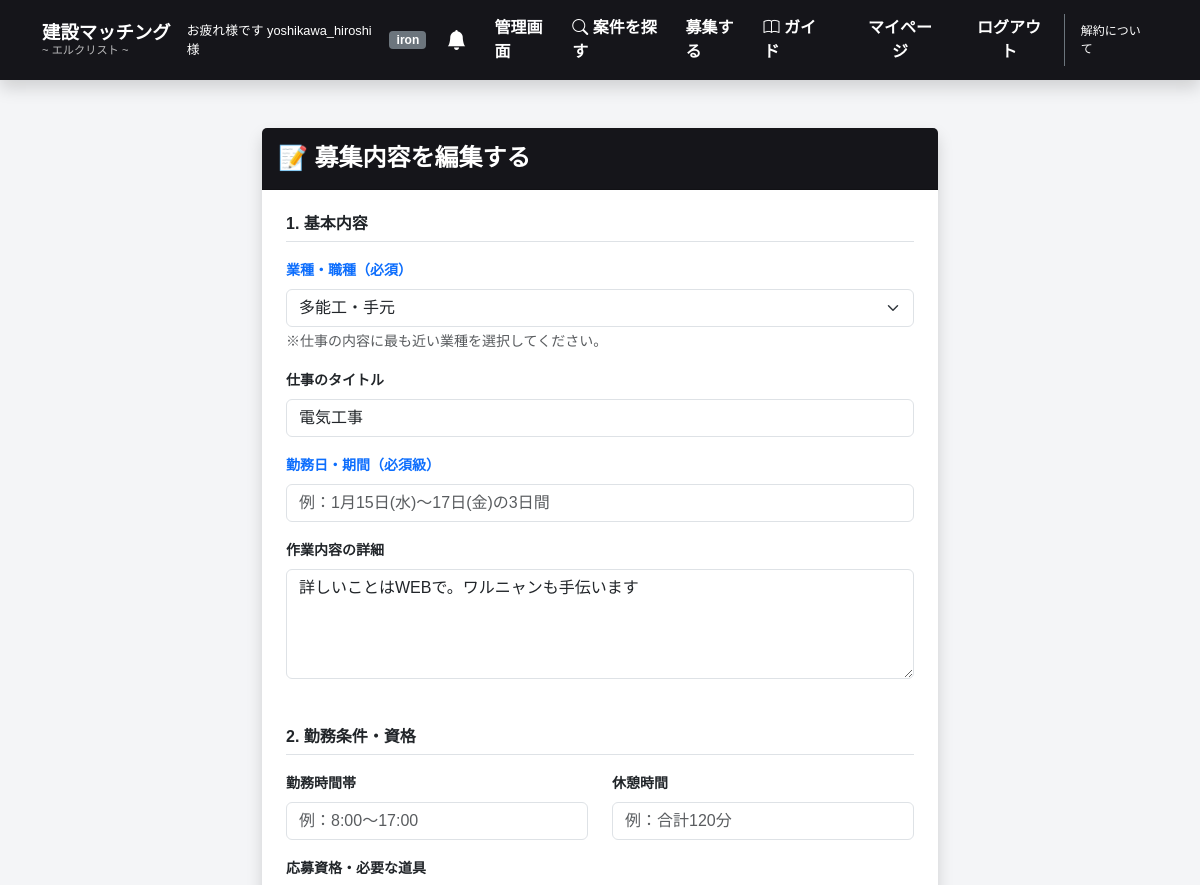
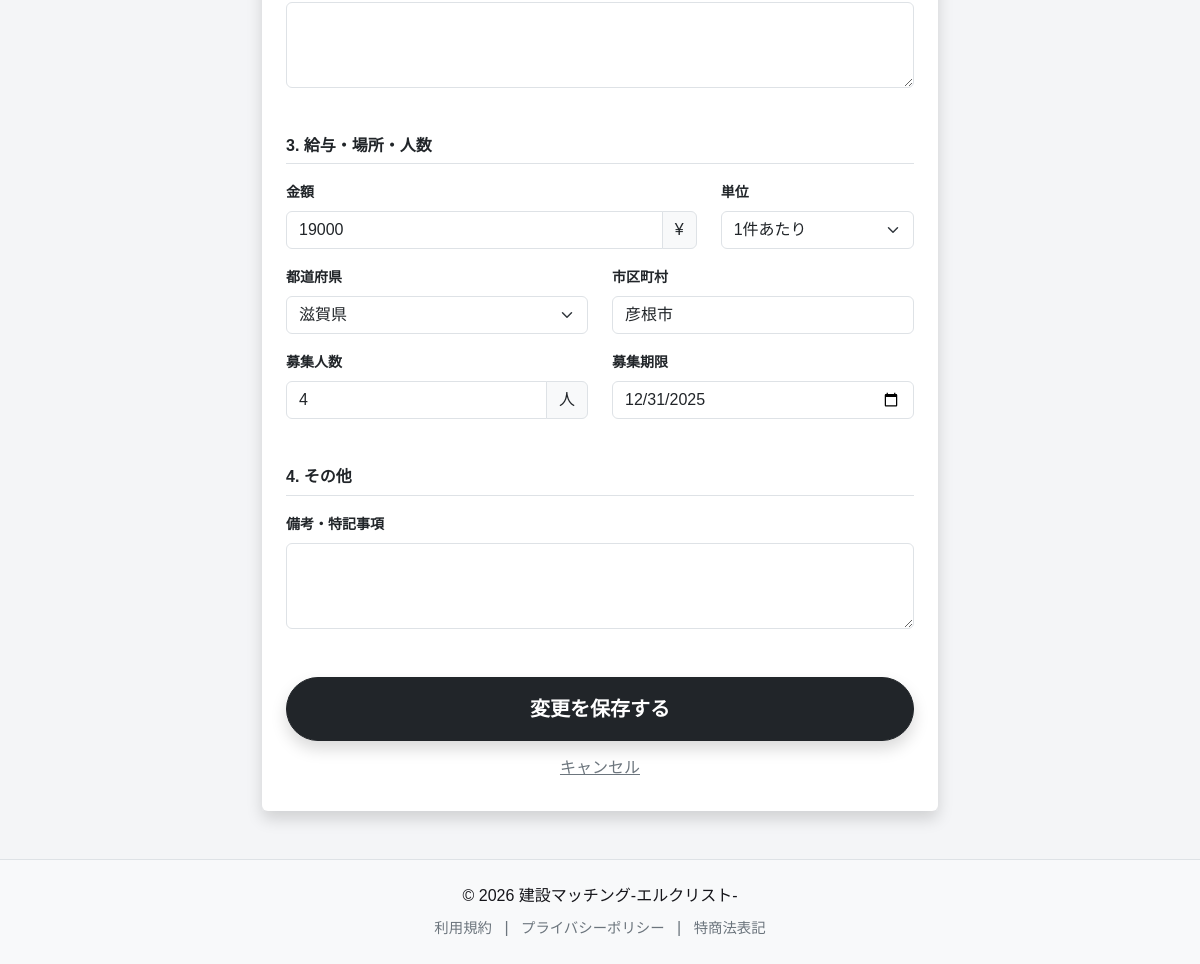
The app's page /job/1/edit/ (signed in) with its own data (2 pictures, top to bottom).
### accounts/models.py (models this page shows, shortened)
class Profile(models.Model):
    RANK_CHOICES = [
        ('iron', 'iron'),
        ('bronze', 'bronze'),
        ('silver', 'silver'),
        ('gold', 'gold'),
        ('platinum', 'platinum'),
    ]
    user = models.OneToOneField(User, on_delete=models.CASCADE, related_name='profile')
    position = models.CharField(max_length=100, blank=True, null=True, verbose_name="役職・部署")
    rank = models.CharField(max_length=20, choices=RANK_CHOICES, default='iron')
    is_verified = models.BooleanField(default=False, verbose_name="本人確認済み")
    company_name = models.CharField(max_length=100, blank=True, verbose_name="屋号・会社名")
    location = models.CharField(max_length=100, blank=True, choices=PREFECTURES, verbose_name="所在地")
    bio = models.TextField(blank=True, verbose_name="自己紹介")
    avatar = models.ImageField(upload_to='avatars/', blank=True, null=True, verbose_name="アバター画像")
    image = models.ImageField(upload_to='profile_images/', blank=True, null=True, verbose_name="旧プロフィール画像")
    id_card_image = models.ImageField(upload_to='id_cards/', blank=True, null=True, verbose_name="本人確認書類")
    experience_years = models.IntegerField(default=0, verbose_name="経験年数")
    qualifications = models.CharField(max_length=255, blank=True, null=True, verbose_name="保有資格")
    skills = models.CharField(max_length=255, blank=True, null=True, verbose_name="得意な工事・スキル")
    invoice_num = models.CharField(max_length=50, blank=True, null=True, verbose_name="インボイス登録番号")
    stripe_customer_id = models.CharField(max_length=100, blank=True, null=True)
    stripe_subscription_id = models.CharField(max_length=100, blank=True, null=True)
    created_at = models.DateTimeField(auto_now_add=True)
    updated_at = models.DateTimeField(auto_now=True)
    @property
    def display_rank(self):
        if self.is_verified and self.rank == 'iron':
            return 'bronze'
        return self.rank
    @property
    def unread_notifications_count(self):
        return self.user.notifications.filter(is_read=False).count()

### jobs/models.py (models this page shows, shortened)
class Job(models.Model):
    title = models.CharField(max_length=100, verbose_name="仕事のタイトル")
    category = models.CharField(
        max_length=50,
        choices=JOB_CATEGORIES,
        default='general',
        verbose_name='業種・職種'
    )
    work_date = models.CharField(max_length=100, blank=True, verbose_name="勤務日・期間")
    description = models.TextField(verbose_name="作業内容の詳細")
    working_hours = models.CharField(max_length=100, blank=True, verbose_name="勤務時間帯")
    break_time = models.CharField(max_length=100, blank=True, verbose_name="休憩時間")
    qualifications = models.TextField(blank=True, verbose_name="応募資格・必要な道具など")
    notes = models.TextField(blank=True, verbose_name="備考（男女・年齢不問、特記事項など）")
    price = models.IntegerField(verbose_name="金額")
    UNIT_CHOICES = [('日', '日給'), ('時', '時給'), ('件', '1件あたり')]
    unit = models.CharField(max_length=10, choices=UNIT_CHOICES, default='日', verbose_name="単位")
    prefecture = models.CharField(max_length=10, choices=PREFECTURES, default='徳島県', verbose_name="都道府県")
    city = models.CharField(max_length=50, blank=True, default='', verbose_name="市区町村")
    created_at = models.DateTimeField(auto_now_add=True)
    updated_at = models.DateTimeField(auto_now=True)
    deadline = models.DateTimeField(null=True, blank=True, verbose_name="募集期限")
    created_by = models.ForeignKey(User, on_delete=models.CASCADE)
    is_closed = models.BooleanField(default=False, verbose_name="募集終了")
    headcount = models.IntegerField(default=1, verbose_name="募集人数")

### jobs/views.py (the view)
# urls.py: path('job/<int:job_id>/edit/', views.edit_job, name='edit_job'),
@login_required
def edit_job(request, job_id):
    job = get_object_or_404(Job, pk=job_id)
    if job.created_by != request.user:
        return redirect('home')
    if request.method == 'POST':
        form = JobForm(request.POST, instance=job)
        if form.is_valid():
            form.save()
            return redirect('job_detail', job_id=job.id)
    else:
        form = JobForm(instance=job)
    return render(request, 'jobs/create_job.html', {'form': form, 'is_edit': True})

### jobs/context_processors.py (called while the page is built)
def pending_verification_count(request):
    if request.user.is_authenticated and request.user.is_staff:
        count = Profile.objects.filter(
            id_card_image__isnull=False,
            is_verified=False
        ).exclude(id_card_image='').count()
        return {'pending_count': count}
    return {'pending_count': 0}

### jobs/templates/jobs/create_job.html (shortened to what this page needs)
{% extends 'base.html' %}
{% load static %}
{% block content %}
<div class="container mt-5" style="max-width: 700px;">
  <div class="card shadow border-0 mb-5">
    <div class="card-header text-white py-3" style="background-color: #15151a;">
      <h4 class="mb-0 fw-bold">
        {% if is_edit %}📝 募集内容を編集する{% else %}🔨 新しい仕事を募集する{% endif %}
      </h4>
    </div>
    <div class="card-body p-4 bg-light bg-opacity-10">
      <form method="post" enctype="multipart/form-data">
        <div class="mb-5">
          <h6 class="fw-bold text-sumi border-bottom pb-2 mb-3">1. 基本内容</h6>
          <div class="mb-3">
            <label class="form-label fw-bold small text-primary">{{ form.category.label }}（必須）</label>
            {{ form.category }}
            <div class="form-text small">※仕事の内容に最も近い業種を選択してください。</div>
          </div>
          <div class="mb-3">
            <label class="form-label fw-bold small">{{ form.title.label }}</label>
            {{ form.title }}
          </div>
          <div class="mb-3">
            <label class="form-label fw-bold small text-primary">{{ form.work_date.label }}（必須級）</label>
            {{ form.work_date }}
          </div>
          <div class="mb-3">
            <label class="form-label fw-bold small">{{ form.description.label }}</label>
            {{ form.description }}
          </div>
        </div>
        <div class="mb-5">
          <h6 class="fw-bold text-sumi border-bottom pb-2 mb-3">2. 勤務条件・資格</h6>
          <div class="row mb-3">
            <div class="col-md-6"><label class="form-label fw-bold small">{{ form.working_hours.label }}</label>{{ form.working_hours }}</div>
            <div class="col-md-6"><label class="form-label fw-bold small">{{ form.break_time.label }}</label>{{ form.break_time }}</div>
          </div>
          <div class="mb-3"><label class="form-label fw-bold small">{{ form.qualifications.label }}</label>{{ form.qualifications }}</div>
        </div>
        <div class="mb-5">
          <h6 class="fw-bold text-sumi border-bottom pb-2 mb-3">3. 給与・場所・人数</h6>
          <div class="row mb-3">
            <div class="col-8"><label class="form-label fw-bold small">{{ form.price.label }}</label><div class="input-group">{{ form.price }}<span class="input-group-text">¥</span></div></div>
            <div class="col-4"><label class="form-label fw-bold small">{{ form.unit.label }}</label>{{ form.unit }}</div>
          </div>
          <div class="row mb-3">
            <div class="col-6"><label class="form-label fw-bold small">{{ form.prefecture.label }}</label>{{ form.prefecture }}</div>
            <div class="col-6"><label class="form-label fw-bold small">{{ form.city.label }}</label>{{ form.city }}</div>
          </div>
          <div class="row mb-3">
            <div class="col-6"><label class="form-label fw-bold small">{{ form.headcount.label }}</label><div class="input-group">{{ form.headcount }}<span class="input-group-text">人</span></div></div>
            <div class="col-6"><label class="form-label fw-bold small">{{ form.deadline.label }}</label>{{ form.deadline }}</div>
          </div>
        </div>
        <div class="mb-5">
          <h6 class="fw-bold text-sumi border-bottom pb-2 mb-3">4. その他</h6>
          <div class="mb-3"><label class="form-label fw-bold small">{{ form.notes.label }}</label>{{ form.notes }}</div>
        </div>
        <div class="d-grid gap-2 mt-5">
          <button type="submit" class="btn btn-lg btn-dark fw-bold shadow rounded-pill py-3">
            {% if is_edit %}変更を保存する{% else %}募集を開始する{% endif %}
          </button>
          <a href="{% if is_edit %}{% url 'job_detail' form.instance.id %}{% else %}{% url 'home' %}{% endif %}" class="btn btn-link text-secondary">キャンセル</a>
        </div>
      </form>
    </div>
  </div>
</div>
{% endblock %}

### templates/base.html (shortened to what this page needs)
<!DOCTYPE html>
<html lang="ja">
<head>
    <link href="https://cdn.jsdelivr.net/npm/bootstrap@5.3.0/dist/css/bootstrap.min.css" rel="stylesheet">
    <link rel="stylesheet" href="https://cdn.jsdelivr.net/npm/bootstrap-icons@1.10.5/font/bootstrap-icons.css">
</head>
<body>
    <nav class="navbar navbar-expand-lg navbar-dark bg-sumi sticky-top shadow">
        <div class="container">
            <a class="navbar-brand" href="{% url 'home' %}">
                <span class="brand-title">建設マッチング</span>
                <span class="brand-sub">~ エルクリスト ~</span>
            </a>
            <div class="collapse navbar-collapse" id="navbarNav">
                <ul class="navbar-nav ms-auto align-items-center">
                    {% if user.is_authenticated %}
                        <li class="nav-item d-none d-lg-flex align-items-center me-3">
                            <span class="nav-username border-0 pe-0 me-0">
                                お疲れ様です {{ user.username }} 様
                            </span>
                            <span class="badge rank-badge badge-{{ user.profile.display_rank|lower }}">
                                {{ user.profile.display_rank }}
                            </span>
                        </li>
                        <li class="nav-item me-3 d-none d-lg-block">
                            <a class="nav-link position-relative p-1" href="{% url 'notifications' %}">
                                <i class="bi bi-bell-fill fs-5"></i>
                            </a>
                        </li>
                        {% if user.is_staff %}
                        <li class="nav-item">
                            <a class="nav-link text-warning fw-bold" href="{% url 'admin_dashboard' %}">管理画面</a>
                        </li>
                        {% endif %}
                        <li class="nav-item">
                            <a class="nav-link" href="{% url 'job_list' %}"><i class="bi bi-search"></i> 案件を探す</a>
                        </li>
                        <li class="nav-item">
                            <a class="nav-link" href="{% url 'create_job' %}">募集する</a>
                        </li>
                        <li class="nav-item">
                            <a class="nav-link" href="{% url 'guide_view' %}"><i class="bi bi-book"></i> ガイド</a>
                        </li>
                        <li class="nav-item ms-2">
                            <a class="nav-link btn btn-outline-light btn-sm px-3 rounded-pill" href="{% url 'profile_detail' user.id %}">マイページ</a>
                        </li>
                        <li class="nav-item ms-2">
                            <form action="{% url 'logout' %}" method="post" class="d-inline">
                                <button type="submit" class="btn btn-link nav-link">ログアウト</button>
                            </form>
                        </li>
                        <li class="nav-item ms-2 border-start border-secondary ps-2">
                             <a class="nav-link nav-link-cancel" href="{% url 'subscription_plans' %}#cancel-info">解約について</a>
                        </li>
                    {% endif %}
                </ul>
            </div>
        </div>
    </nav>
    <div class="main-content min-vh-100">
        {% block content %}{% endblock %}
    </div>
<footer class="bg-light text-center py-4 mt-5 border-top">
        <div class="container">
            <p class="mb-2">© 2026 建設マッチング-エルクリスト-</p>
            <div>
                <a href="{% url 'terms' %}" class="text-decoration-none text-secondary mx-2" style="font-size: 0.9rem;">利用規約</a>
                <span class="text-secondary">|</span>
                <a href="{% url 'privacy' %}" class="text-decoration-none text-secondary mx-2" style="font-size: 0.9rem;">プライバシーポリシー</a>
                <span class="text-secondary">|</span>
                <a href="{% url 'law' %}" class="text-decoration-none text-secondary mx-2" style="font-size: 0.9rem;">特商法表記</a>
            </div>
        </div>
    </footer>
</body>
</html>

### templates/base.html (style rules this page uses)
:root { --sumi-color: #15151a; --rankup-blue: #0066ff; }
body { font-family: "Hiragino Sans", "Meiryo", sans-serif; background-color: #f4f5f7; color: var(--sumi-color); }
.bg-sumi { background-color: var(--sumi-color) !important; }
.navbar-brand { line-height: 1.1; display: flex; flex-direction: column; }
.brand-title { font-weight: bold; font-size: 1.15rem; }
.brand-sub { font-size: 0.7rem; opacity: 0.7; font-weight: normal; margin-top: 1px; }
.navbar-dark .navbar-nav .nav-link { color: #ffffff !important; font-weight: 600; }
.nav-username { color: #ffffff; font-size: 0.8rem; margin-right: 15px; border-right: 1px solid rgba(255,255,255,0.3); padding-right: 15px; }
.nav-link-cancel { font-size: 0.75rem !important; color: rgba(255,255,255,0.6) !important; font-weight: normal !important; }
.rank-badge { font-size: 0.75rem; padding: 0.25em 0.6em; border-radius: 4px; margin-left: 8px; vertical-align: middle; }
.badge-iron { background-color: #6c757d !important; color: white !important; text-transform: lowercase; }

### records on screen
Job: category "多能工・手元", title "電気工事", description "詳しいことはWEBで。ワルニャンも手伝います", price "19000", unit "1件あたり", prefecture "滋賀県", city "彦根市", headcount "4", deadline "12/31/2025"

### other values on screen
{{ user.username }} "yoshikawa_hiroshi"
{{ user.profile.display_rank }} "iron"
